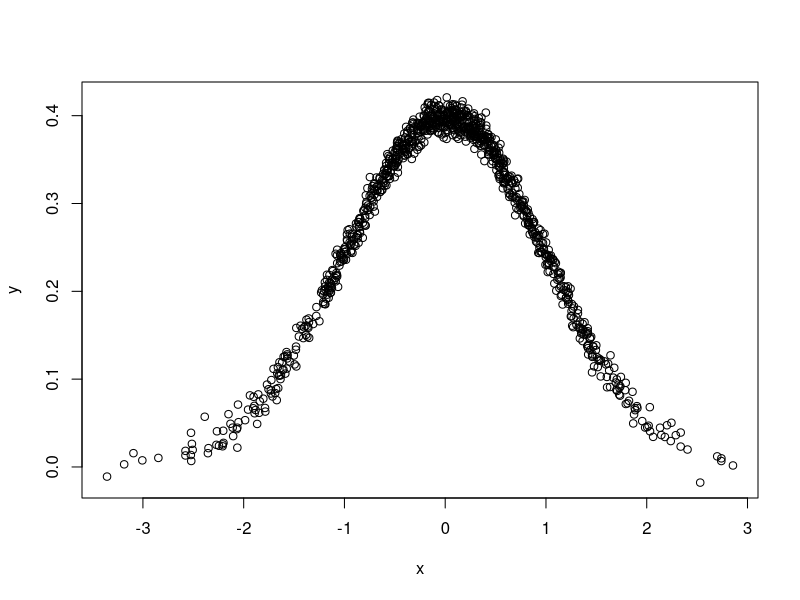
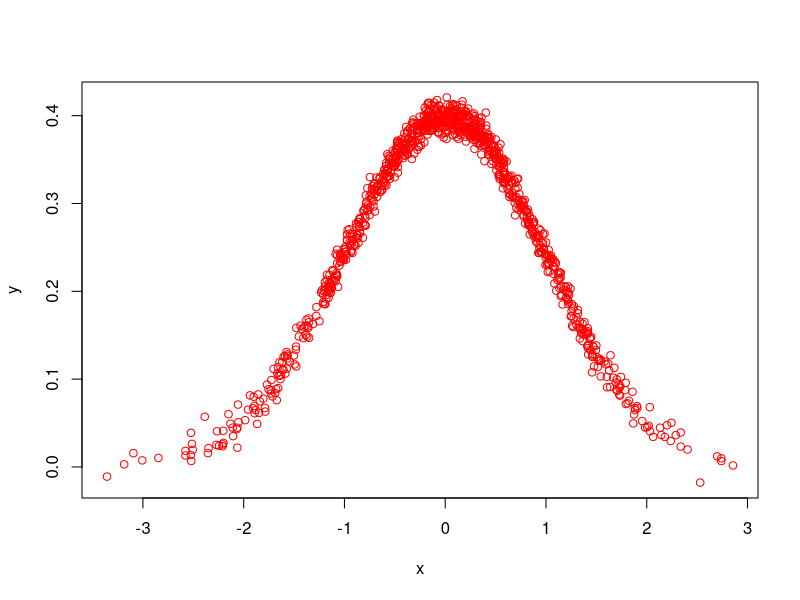

These charts were generated, in order, by the following R code:
## ---- chunk 1
knitr::opts_chunk$set(echo = TRUE)
## ---- chunk 2
head(mtcars)
## ---- chunk 3
library(tidyverse)
## ---- chunk 4
sumRes <- sum(1:10)
sumRes
cat("Now include = FALSE and this message will not appear in the pdf")
## ---- chunk 5
sumRes
## ---- chunk 6
x <- rnorm(1000) #Generating x
y <- dnorm(x)+rnorm(1000,0,.01)

plot(x,y)
## ---- chunk 7
plot(x,y, col = "red")
